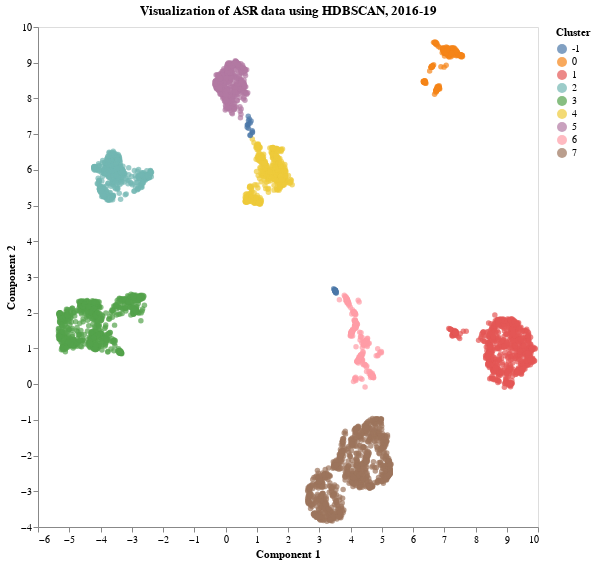

Write notebook code for a chart like this one.
### Code cell
# Visualize HDBSCAN Clustering results

params["method"] = "HDBSCAN"
viz_reduction(
    add_info_to_reduced(embeddings, pre_df, hdb.labels_),
    params,
    label="Cluster:N",
    c_scheme="tableau10",
)

### Figure 1 — Vega-Lite specification as saved in the notebook (floating-point values rounded to 4 significant figures; data arrays with more than 128 entries replaced by an {"elided": "..."} marker saying what was removed)
{"config": {"view": {"continuousWidth": 300, "continuousHeight": 300}, "axis": {"grid": false}}, "data": {"name": "data-8872501a5951bf37220dfe5aceb15d9d"}, "mark": {"type": "circle"}, "encoding": {"color": {"field": "Cluster", "scale": {"scheme": "tableau10"}, "type": "nominal"}, "x": {"field": "0", "title": "Component 1", "type": "quantitative"}, "y": {"field": "1", "title": "Component 2", "type": "quantitative"}}, "height": 500, "title": "Visualization of ASR data using HDBSCAN, 2016-19", "width": 500, "$schema": "https://vega.github.io/schema/vega-lite/v5.15.1.json", "datasets": {"data-8872501a5951bf37220dfe5aceb15d9d": {"elided": "5181 records"}}}
